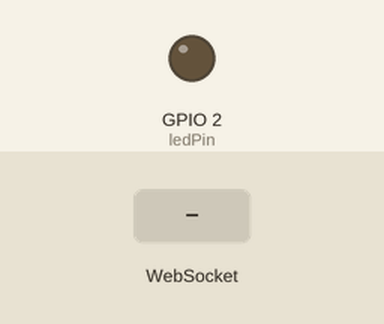
This program was run on a simulated ESP32. Shown: output pins drawn as LEDs (lit = HIGH). Inputs (shaded band) come from the test bench. WiFi joins after 1.5 s; servers stay silent unless stated; storage starts empty; what the program prints to the serial monitor is not drawn.

Above: at 3.2 s.
3.3 s: WebSocket text "5" received
At 3.9 s:
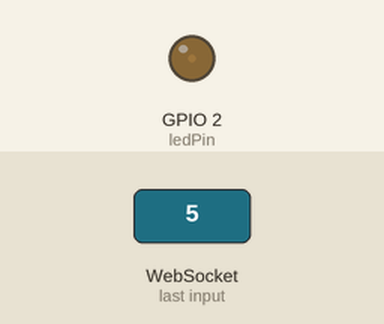
4.8 s: WebSocket text "90" received
At 6.3 s:
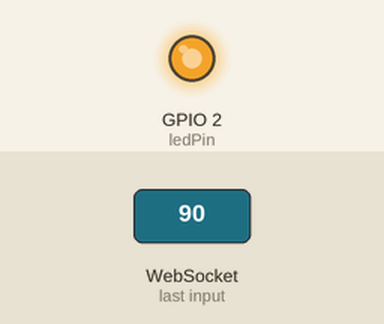
Timing chart, 0 to 7.8 s (numbered marks = the images above; inputs shaded):
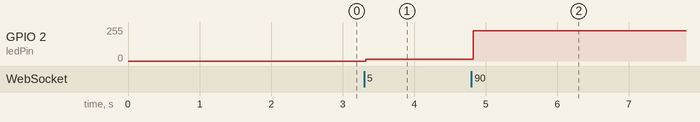

The program:

main.cpp
```cpp
// (licence header left out)
#include <Arduino.h>
#include <WiFi.h>
#include <AsyncTCP.h>
#include <ESPAsyncWebServer.h>
#include "SPIFFS.h"

// Replace with your network credentials
const char* ssid = "REPLACE_WITH_YOUR_SSID";
const char* password = "REPLACE_WITH_YOUR_PASSWORD";

// Create AsyncWebServer object on port 80
AsyncWebServer server(80);

// Create a WebSocket object
AsyncWebSocket ws("/ws");

// Set LED GPIO
const int ledPin = 2;

// setting PWM properties
const int freq = 5000;
const int ledChannel = 0;
const int resolution = 8;

String sliderValue = "0";
int dutyCycle;

// Initialize SPIFFS
void initSPIFFS() {
  if (!SPIFFS.begin(true)) {
    Serial.println("An error has occurred while mounting SPIFFS");
  }
  else {
    Serial.println("SPIFFS mounted successfully");
  }
}

// Initialize WiFi
void initWiFi() {
  WiFi.mode(WIFI_STA);
  WiFi.begin(ssid, password);
  Serial.print("Connecting to WiFi ..");
  while (WiFi.status() != WL_CONNECTED) {
    Serial.print('.');
    delay(1000);
  }
  Serial.println(WiFi.localIP());
}

void handleWebSocketMessage(void *arg, uint8_t *data, size_t len) {
  AwsFrameInfo *info = (AwsFrameInfo*)arg;
  if (info->final && info->index == 0 && info->len == len && info->opcode == WS_TEXT) {
    data[len] = 0;
    sliderValue = (char*)data;
    dutyCycle = map(sliderValue.toInt(), 0, 100, 0, 255);
    Serial.println(dutyCycle);
  }
}

void onEvent(AsyncWebSocket *server, AsyncWebSocketClient *client, AwsEventType type,
             void *arg, uint8_t *data, size_t len) {
  switch (type) {
    case WS_EVT_CONNECT:
      Serial.printf("WebSocket client #%u connected from %s\n", client->id(), client->remoteIP().toString().c_str());
      break;
    case WS_EVT_DISCONNECT:
      Serial.printf("WebSocket client #%u disconnected\n", client->id());
      break;
    case WS_EVT_DATA:
      handleWebSocketMessage(arg, data, len);
      break;
    case WS_EVT_PONG:
    case WS_EVT_ERROR:
      break;
  }
}

void initWebSocket() {
  ws.onEvent(onEvent);
  server.addHandler(&ws);
}

void setup() {
  Serial.begin(115200);
  pinMode(ledPin, OUTPUT);
  initSPIFFS();
  initWiFi();

  // configure LED PWM functionalitites
  ledcSetup(ledChannel, freq, resolution);

  // attach the channel to the GPIO to be controlled
  ledcAttachPin(ledPin, ledChannel);

  initWebSocket();

  // Web Server Root URL
  server.on("/", HTTP_GET, [](AsyncWebServerRequest *request) {
    request->send(SPIFFS, "/index.html", "text/html");
  });

  server.serveStatic("/", SPIFFS, "/");

  server.on("/currentValue", HTTP_GET, [](AsyncWebServerRequest *request) {
    request->send(200, "/text/plain", String(sliderValue).c_str());
  });

  // Start server
  server.begin();
}

void loop() {
  ledcWrite(ledChannel, dutyCycle);
  ws.cleanupClients();
}
```

Measured:
- after the input at 3.3 s, GPIO 2 (ledPin): 0/255 → 12/255 at once
- after the input at 4.8 s, GPIO 2 (ledPin): 12/255 → 228/255 at once
